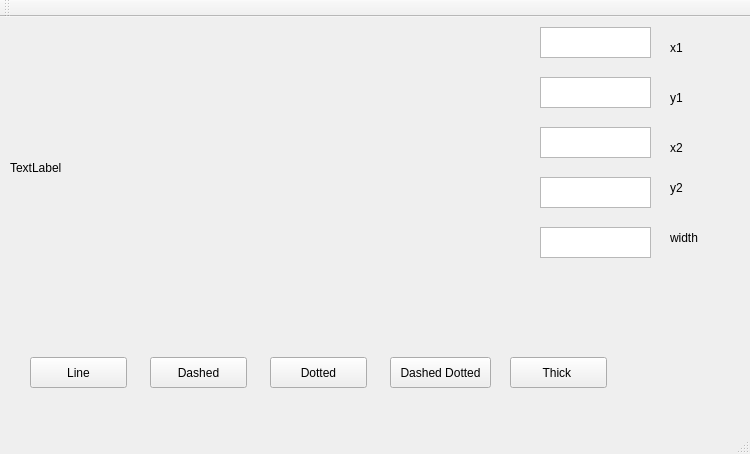
<?xml version="1.0" encoding="UTF-8"?>
<ui version="4.0">
 <class>MainWindow</class>
 <widget class="QMainWindow" name="MainWindow">
  <property name="geometry">
   <rect>
    <x>0</x>
    <y>0</y>
    <width>750</width>
    <height>454</height>
   </rect>
  </property>
  <property name="windowTitle">
   <string>MainWindow</string>
  </property>
  <widget class="QWidget" name="centralWidget">
   <widget class="QLabel" name="label">
    <property name="geometry">
     <rect>
      <x>10</x>
      <y>10</y>
      <width>461</width>
      <height>281</height>
     </rect>
    </property>
    <property name="text">
     <string>TextLabel</string>
    </property>
   </widget>
   <widget class="QTextEdit" name="textEdit">
    <property name="geometry">
     <rect>
      <x>540</x>
      <y>10</y>
      <width>111</width>
      <height>31</height>
     </rect>
    </property>
   </widget>
   <widget class="QTextEdit" name="textEdit_2">
    <property name="geometry">
     <rect>
      <x>540</x>
      <y>60</y>
      <width>111</width>
      <height>31</height>
     </rect>
    </property>
   </widget>
   <widget class="QTextEdit" name="textEdit_3">
    <property name="geometry">
     <rect>
      <x>540</x>
      <y>110</y>
      <width>111</width>
      <height>31</height>
     </rect>
    </property>
   </widget>
   <widget class="QTextEdit" name="textEdit_4">
    <property name="geometry">
     <rect>
      <x>540</x>
      <y>160</y>
      <width>111</width>
      <height>31</height>
     </rect>
    </property>
   </widget>
   <widget class="QTextEdit" name="textEdit_5">
    <property name="geometry">
     <rect>
      <x>540</x>
      <y>210</y>
      <width>111</width>
      <height>31</height>
     </rect>
    </property>
   </widget>
   <widget class="QPushButton" name="pushButton">
    <property name="geometry">
     <rect>
      <x>150</x>
      <y>340</y>
      <width>97</width>
      <height>31</height>
     </rect>
    </property>
    <property name="text">
     <string>Dashed</string>
    </property>
   </widget>
   <widget class="QPushButton" name="pushButton_2">
    <property name="geometry">
     <rect>
      <x>270</x>
      <y>340</y>
      <width>97</width>
      <height>31</height>
     </rect>
    </property>
    <property name="text">
     <string>Dotted</string>
    </property>
   </widget>
   <widget class="QPushButton" name="pushButton_3">
    <property name="geometry">
     <rect>
      <x>390</x>
      <y>340</y>
      <width>101</width>
      <height>31</height>
     </rect>
    </property>
    <property name="text">
     <string>Dashed Dotted</string>
    </property>
   </widget>
   <widget class="QPushButton" name="pushButton_4">
    <property name="geometry">
     <rect>
      <x>30</x>
      <y>340</y>
      <width>97</width>
      <height>31</height>
     </rect>
    </property>
    <property name="text">
     <string>Line</string>
    </property>
   </widget>
   <widget class="QPushButton" name="pushButton_5">
    <property name="geometry">
     <rect>
      <x>510</x>
      <y>340</y>
      <width>97</width>
      <height>31</height>
     </rect>
    </property>
    <property name="text">
     <string>Thick </string>
    </property>
   </widget>
   <widget class="QLabel" name="label_2">
    <property name="geometry">
     <rect>
      <x>670</x>
      <y>20</y>
      <width>65</width>
      <height>21</height>
     </rect>
    </property>
    <property name="text">
     <string>x1</string>
    </property>
   </widget>
   <widget class="QLabel" name="label_3">
    <property name="geometry">
     <rect>
      <x>670</x>
      <y>70</y>
      <width>65</width>
      <height>21</height>
     </rect>
    </property>
    <property name="text">
     <string>y1</string>
    </property>
   </widget>
   <widget class="QLabel" name="label_4">
    <property name="geometry">
     <rect>
      <x>670</x>
      <y>120</y>
      <width>65</width>
      <height>21</height>
     </rect>
    </property>
    <property name="text">
     <string>x2</string>
    </property>
   </widget>
   <widget class="QLabel" name="label_5">
    <property name="geometry">
     <rect>
      <x>670</x>
      <y>160</y>
      <width>65</width>
      <height>21</height>
     </rect>
    </property>
    <property name="text">
     <string>y2</string>
    </property>
   </widget>
   <widget class="QLabel" name="label_6">
    <property name="geometry">
     <rect>
      <x>670</x>
      <y>210</y>
      <width>65</width>
      <height>21</height>
     </rect>
    </property>
    <property name="text">
     <string>width</string>
    </property>
   </widget>
  </widget>
  <widget class="QMenuBar" name="menuBar">
   <property name="geometry">
    <rect>
     <x>0</x>
     <y>0</y>
     <width>750</width>
     <height>27</height>
    </rect>
   </property>
  </widget>
  <widget class="QToolBar" name="mainToolBar">
   <attribute name="toolBarArea">
    <enum>TopToolBarArea</enum>
   </attribute>
   <attribute name="toolBarBreak">
    <bool>false</bool>
   </attribute>
  </widget>
  <widget class="QStatusBar" name="statusBar"/>
 </widget>
 <layoutdefault spacing="6" margin="11"/>
 <resources/>
 <connections/>
</ui>
